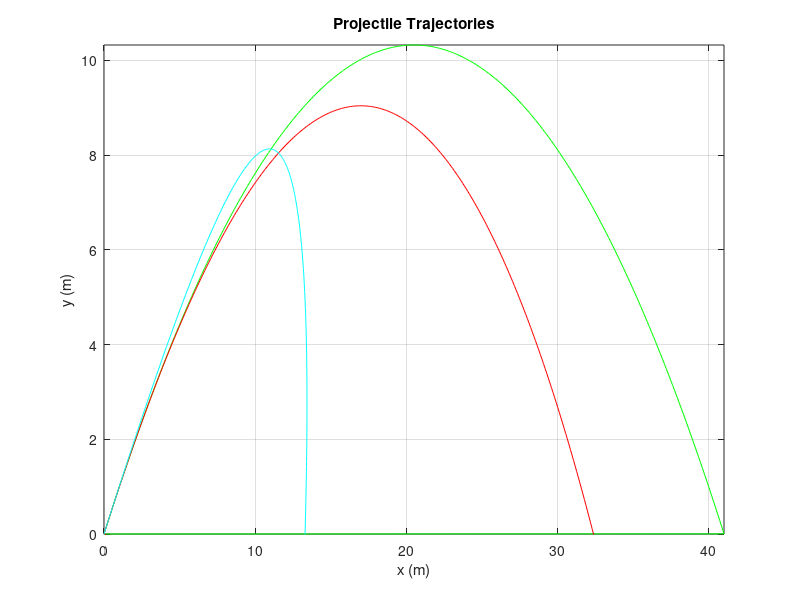

This figure's MATLAB source: (Note: this script raises an error after producing the figure.)
clear all;

%%%%% Konstanter %%%%%

g = 9.82;                % Tyngdacceleration g [m/s^2]
m = 0.145;               % Massa m [kg]
r = 0.0366;              % Radie r [m]
% theta = 7*pi/36;       % Vinkel theta [radianer]

angle = 45;              % angle in degrees
theta = angle*pi/180;    % convert to radians

%%%%% Konstanter luftmotstand %%%%%
A = r.^2*pi;             % Arean A [m^2]
C = 0.5;
p = 1.2;                 % Densiteten p []
D = (p*C*A)/2;

% Konstanter
v0 = 20;                 % initial hastigheten
x(1) = 0;y(1) = 0;
x_u(1) = 0;y_u(1) = 0;

t0 = 0;             % starttid
tf = 6.333 ;        % sluttid
deltaT = 0.01;      % tidssteg
t=t0:deltaT:tf ;    % tidsvektorn

len=length(t);
v=zeros(1, len);
%skapar 
ax=zeros(1, len);ay=zeros(1, len);
vx=zeros(1, len);vy=zeros(1, len);
x=zeros(1, len); y=zeros(1, len);

ax_u= zeros(1, len);ay_u= zeros(1, len);
vx_u=zeros(1, len); vy_u=zeros(1, len);
x_u=zeros(1, len);  y_u=zeros(1, len);

ax_v= zeros(1, len);ay_v= zeros(1, len);
vx_v=zeros(1, len); vy_v=zeros(1, len);
x_v=zeros(1, len);  y_v=zeros(1, len);

v(1) = v0*sin(theta);          %

% Start hastigheten
vx(1)   = v0*cos(theta);  vy(1) = v0*sin(theta);
vx_u(1) = v0*cos(theta);vy_u(1) = v0*sin(theta);
vx_v(1) = v0*cos(theta);vy_v(1) = v0*sin(theta);


% Parametrar for vind
% vindens hastighet
U = 20;
% vindens vinkel
Uang = 0;
 
% N = 100;
% tmax = N*deltaT;

%%

% for n = 1:1000
for n = 2:len
  
    
    %----------------------------------
    % Utan luftmotstand
    % Acceleration
    ax_u(n) = 0;
    ay_u(n) = -g;
    % Hastighet
    vx_u(n) = vx_u(n-1) + ax_u(n-1)*deltaT;
    vy_u(n) = vy_u(n-1) + ay_u(n-1)*deltaT;
    % Position
    x_u(n) = x_u(n-1) + vx_u(n-1)*deltaT + 0.5*ax_u(n-1)*deltaT^2;
    y_u(n) = y_u(n-1) + vy_u(n-1)*deltaT + 0.5*ay_u(n-1)*deltaT^2;
    
    %----------------------------------
    % Med Luftmotstand
    % Acceleratioen
    ax(n) =    -(D/m) * sqrt(vx(n-1)^2 + vy(n-1)^2)*vx(n-1);
    ay(n) = -g -(D/m) * sqrt(vx(n-1)^2 + vy(n-1)^2)*vy(n-1);
%var1    ax(n) = (D*vx(n-1)*(sqrt(vx(n-1)^2+vy(n-1)^2)))/m;
%var1    ay(n) = (D*vx(n-1)*(sqrt(vx(n-1)^2+vy(n-1)^2))-(m*g))/m;
    
    % Berknar hastigheten
    vx(n) = vx(n-1) + ax(n-1)*deltaT;
    vy(n) = vy(n-1) + ay(n-1)*deltaT;
    % Berknar den nya positionen 
    x(n) = x(n-1) + vx(n-1)*deltaT + 0.5*ax(n-1)*deltaT^2;
    y(n) = y(n-1) + vy(n-1)*deltaT + 0.5*ay(n-1)*deltaT^2;  
    %----------------------------------
    % Med Luftmotstand och vind
    % Berakningar for vinden
    vf2 = (vx_v(n-1) + U*cos(Uang))^2 + (vy_v(n-1) + U*sin(Uang))^2;      
    vf_ang = atan((vy_v(n-1) + U*sin(Uang))/(vx_v(n-1) + U*cos(Uang)));     
    % Acceleratioen
    ax_v(n) = -(D/m)*vf2*cos(vf_ang);
    ay_v(n) = -g -(D/m)*vf2*sin(vf_ang);
    % Berknar hastigheten
    vx_v(n) = vx_v(n-1) + ax_v(n-1)*deltaT;
    vy_v(n) = vy_v(n-1) + ay_v(n-1)*deltaT;
    % Berknar den nya positionen 
    x_v(n) = x_v(n-1) + vx_v(n-1)*deltaT + 0.5*ax_v(n-1)*deltaT^2;
    y_v(n) = y_v(n-1) + vy_v(n-1)*deltaT + 0.5*ay_v(n-1)*deltaT^2;  
    
    % steglngden
    %t = t + deltaT;
    
    % Avslutar loppen nr y-vardet blir vldigt nra noll 
    if abs(y_u(n)) <= 0.005
        break
    end
end

plot(x_u, y_u, 'g', x, y,'r' , x_v, y_v, 'c');
%plot(t, y,'r' , t, y_u, 'g');
grid on;
hold on;
axis tight;
ylim([0, inf]) % Axelgrans i y-led
xlabel('x (m)');
ylabel('y (m)');
title('Projectile Trajectories');



% Jamfor med ode45 losning
%argument ode45(funktionen, [t0 tf], [x0 ; v0*cos(rad) ;y0 ; v0*sin(rad)])
%options = odeset('RelTol',1*exp(-10),'AbsTol',1*exp(-10));

[t ,u]=ode45(@f_utan,[0, 3],[0 ;20*cos(45*pi/180) ;0 ;20*sin(45*pi/180)]);
% plot the solution for the ode45 with the same arguments
plot(u(:,1), u(:,3), 'g+')

% Jamfor med ode45 losning f?r luftmotstand
%argument ode45(funktionen, [t0 tf], [x0 ; v0*cos(rad) ;y0 ; v0*sin(rad)])
[t ,u_luft]=ode45(@f_luft,[0, 4.5],[0 ; 20*cos(45*pi/180) ;0 ;20*sin(45*pi/180)]);
plot(u_luft(:,1), u_luft(:,3), 'r*')
grid on
%legend('med luftmotst?nd','utan luftmotstand','ode45-utan','ode45-med luft')

% Jamfor med ode45 losning f?r luftmotstand
%argument ode45(funktionen, [t0 tf], [x0 ; v0*cos(rad) ;y0 ; v0*sin(rad)])
[t ,u_vind]=ode45(@f_vind,[0, 4.5],[0 ; 20*cos(45*pi/180) ;0 ;20*sin(45*pi/180)]);
plot(u_vind(:,1), u_vind(:,3), 'b*')


%%
figure;
%title('Acceleration and velocity with drag');
subplot(2,2,1);
plot(t, ax)
xlabel('Time (s)');
ylabel('(m/s^s)');
title('Acceleration x (m/s^2)');

subplot(2,2,2);
plot(t, ay)
xlabel('Time (s)');
ylabel('(m/s^2)');
title('Acceleration y (m/s^2)');

subplot(2,2,3);
plot(t, vx)
xlabel('Time (s)');
ylabel('(m/s)');
title('Velocity x (m/s)');

subplot(2,2,4);
plot(t, vy)
xlabel('Time (s)');
ylabel('(m/s)');
title('Velocity y (m/s)');
%%
